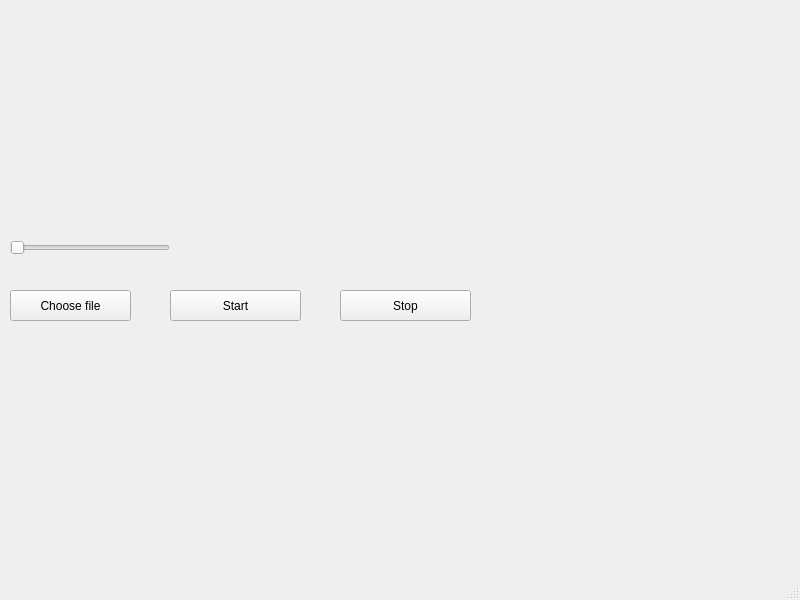
<?xml version="1.0" encoding="UTF-8"?>
<ui version="4.0">
 <class>MainWindow</class>
 <widget class="QMainWindow" name="MainWindow">
  <property name="geometry">
   <rect>
    <x>0</x>
    <y>0</y>
    <width>800</width>
    <height>600</height>
   </rect>
  </property>
  <property name="windowTitle">
   <string>MainWindow</string>
  </property>
  <widget class="QWidget" name="centralwidget">
   <widget class="QLabel" name="screen">
    <property name="geometry">
     <rect>
      <x>4</x>
      <y>-1</y>
      <width>481</width>
      <height>221</height>
     </rect>
    </property>
    <property name="text">
     <string/>
    </property>
    <property name="pixmap">
     <pixmap>../Downloads/Evening_Forests_Mountains_Firewatch_Campo_Santo_549147_2560x1440.jpg</pixmap>
    </property>
    <property name="scaledContents">
     <bool>true</bool>
    </property>
   </widget>
   <widget class="QSlider" name="Threshold">
    <property name="geometry">
     <rect>
      <x>10</x>
      <y>240</y>
      <width>160</width>
      <height>16</height>
     </rect>
    </property>
    <property name="maximum">
     <number>10</number>
    </property>
    <property name="orientation">
     <enum>Qt::Horizontal</enum>
    </property>
   </widget>
   <widget class="QPushButton" name="Start_ObjectDetection">
    <property name="geometry">
     <rect>
      <x>170</x>
      <y>290</y>
      <width>131</width>
      <height>31</height>
     </rect>
    </property>
    <property name="text">
     <string>Start</string>
    </property>
   </widget>
   <widget class="QPushButton" name="Stop_ObjectDetection">
    <property name="geometry">
     <rect>
      <x>340</x>
      <y>290</y>
      <width>131</width>
      <height>31</height>
     </rect>
    </property>
    <property name="text">
     <string>Stop</string>
    </property>
   </widget>
   <widget class="QToolButton" name="toolButton">
    <property name="geometry">
     <rect>
      <x>10</x>
      <y>290</y>
      <width>121</width>
      <height>31</height>
     </rect>
    </property>
    <property name="text">
     <string>Choose file</string>
    </property>
   </widget>
  </widget>
  <widget class="QMenuBar" name="menubar">
   <property name="geometry">
    <rect>
     <x>0</x>
     <y>0</y>
     <width>800</width>
     <height>18</height>
    </rect>
   </property>
  </widget>
  <widget class="QStatusBar" name="statusbar"/>
 </widget>
 <resources/>
 <connections/>
</ui>
